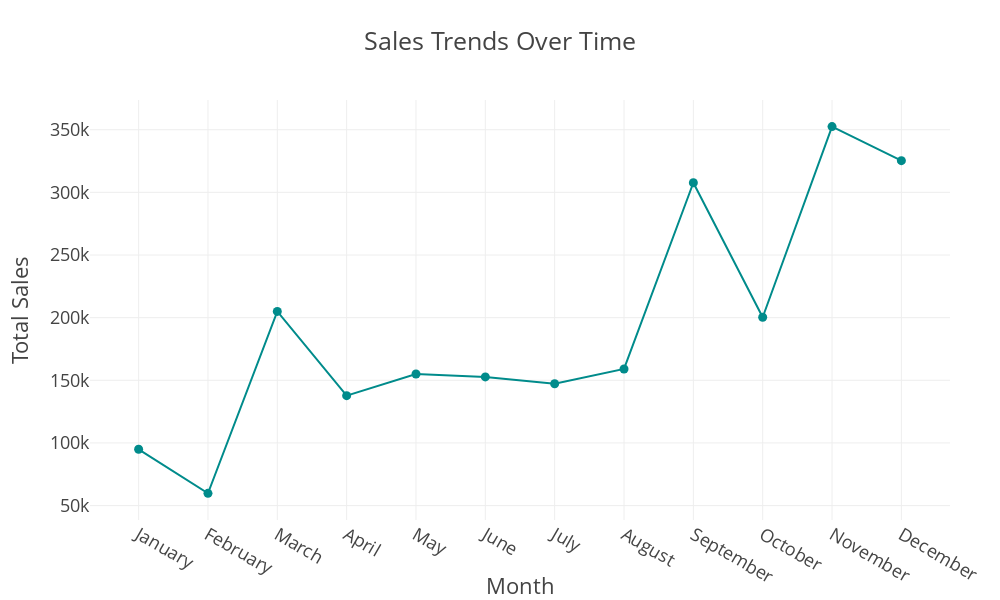

Here is the notebook cell this chart was saved with:
### Code cell
fig = px.line(
    sales_by_month,
    x='Month',
    y='Sales',
    title='Sales Trends Over Time',
    width= 1000,
    height= 600,
    markers=True
)

fig.update_traces(line=dict(color='darkcyan', width=2),)
fig.update_layout(
    xaxis_title='Month',
    yaxis_title='Total Sales',
    template='presentation',
     margin = dict(l=90, r=50)
)

fig.show()
fig.write_image(os.path.join(results_dir,'salesovertime_line_chart.jpg'))
fig.write_image(os.path.join(results_dir,'salesovertime_line_chart.png'))
fig.write_html(os.path.join(results_dir,'salesovertime_line_chart.html'))

### Figure 1 — Plotly figure (JSON) as saved in the notebook; plotly's stock layout.template omitted (floating-point values rounded to 4 significant figures)
{"data": [{"hovertemplate": "Month=%{x}<br>Sales=%{y}<extra></extra>", "legendgroup": "", "line": {"color": "darkcyan", "dash": "solid", "width": 2}, "marker": {"symbol": "circle"}, "mode": "lines+markers", "name": "", "orientation": "v", "showlegend": false, "type": "scatter", "x": ["January", "February", "March", "April", "May", "June", "July", "August", "September", "October", "November", "December"], "xaxis": "x", "y": [94920.0, 59750.0, 205000.0, 137800.0, 155000.0, 152700.0, 147200.0, 159000.0, 307600.0, 200300.0, 352500.0, 325300.0], "yaxis": "y"}], "layout": {"height": 600, "legend": {"tracegroupgap": 0}, "margin": {"l": 90, "r": 50}, "title": {"text": "Sales Trends Over Time"}, "width": 1000, "xaxis": {"anchor": "y", "autorange": true, "domain": [0, 1], "range": [-0.7012, 11.7], "title": {"text": "Month"}, "type": "category"}, "yaxis": {"anchor": "x", "autorange": true, "domain": [0, 1], "range": [38500.0, 373700.0], "title": {"text": "Total Sales"}, "type": "linear"}}}
